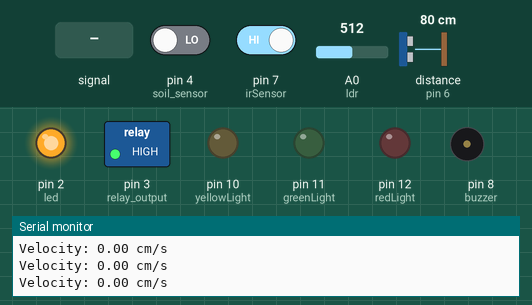
Simulated run of this sketch. Board: Arduino Uno, built with avr-gcc and run on an emulated ATmega328P. Shown: switched loads named in the sketch (green lamp = pin HIGH), output pins drawn as LEDs (lit = HIGH), buzzer (waves = sounding, pin HIGH), the last lines printed to the serial monitor. Wiring (inferred from the names in the program): ultrasonic range finder: trigger pin 5; echo pin 6. The test bench sets the inputs (shaded band); at power-on: distance to the obstacle (sensor on pin 6) 80 cm, A0 (ldr) = 512, pin 7 (irSensor) HIGH, pin 4 (soil_sensor) LOW. The echo pulse lasts 58.3 µs per cm; pins used as bus, display or sensor lines are not drawn.

Above: at 1.2 s.
1.3 s: A0 (ldr) fed a 200 Hz sine of ±81 counts around its level
At 1.52 s:
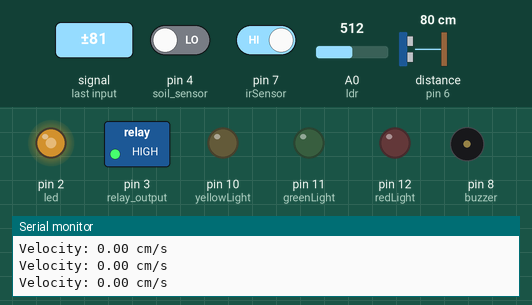
4.3 s: distance to the obstacle (sensor on pin 6) set to 299 cm
7.3 s: A0 (ldr) set to 490
10.3 s: pin 7 (irSensor) driven LOW
At 12.05 s:
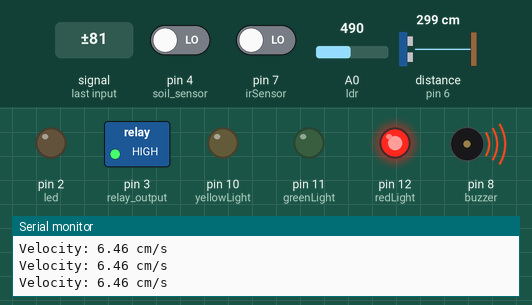
13.3 s: pin 4 (soil_sensor) driven HIGH
At 13.47 s:
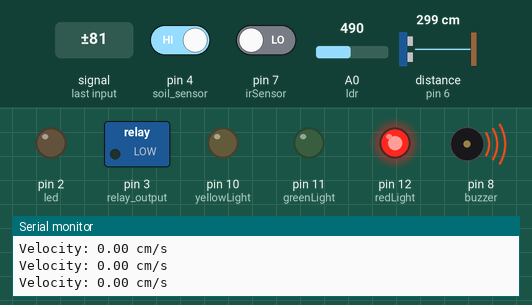
16.3 s: A0 (ldr) fed a 1000 Hz sine of ±255 counts around its level
At 16.55 s:
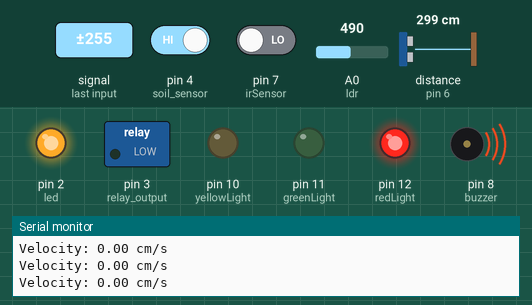
Timing chart, 0 to 23.6 s (numbered marks = the images above; inputs shaded):
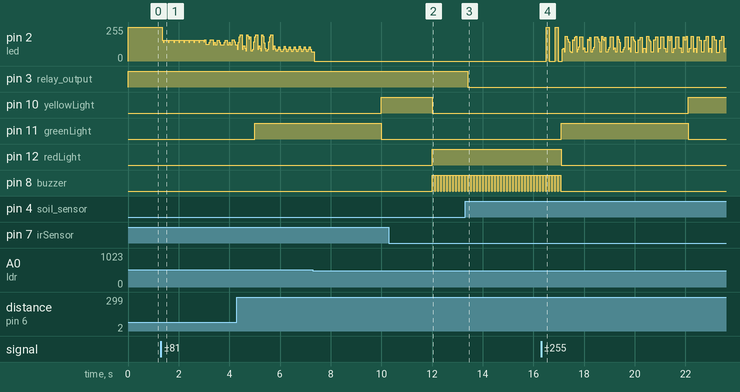

Measured:
- after the input at 10.3 s, pin 8 (buzzer): alternates HIGH for 0.10 s and LOW for 0.02 s, starting after 1.7 s
- after the input at 13.3 s, pin 3 (relay_output): HIGH → LOW after 0.11 s
- after the input at 16.3 s, pin 2 (led): 0/255 → 255/255 after 0.21 s, → 0/255 0.12 s later, → 255/255 0.24 s later, → 0/255 0.12 s later, … (106 changes in this stretch)

The sketch:

sensor_project_code.ino
```cpp
const int trigPin = 5;
const int echoPin = 6;
long duration;
float distance1 = 0.0, distance2 = 0.0, velocity = 0.0;
unsigned long time1 = 0, time2 = 0, previousMillis = 0;
const long interval = 50;
int water;
#define ldr A0
#define led 2
#define irSensor 7
#define buzzer 8
#define redLight 12
#define yellowLight 10
#define greenLight 11

unsigned long lightPreviousMillis = 0;
int lightState = 0; // red=0,green=1,yellow=2
const long redDuration = 5000;
const long greenDuration = 5000;
const long yellowDuration = 2000;

void setup() {
  Serial.begin(9600);
  pinMode(trigPin, OUTPUT);
  pinMode(echoPin, INPUT);
pinMode(3,OUTPUT);//relay output
pinMode(4,INPUT); //soil sensor
  pinMode(led, OUTPUT);
  pinMode(irSensor, INPUT);
  pinMode(buzzer, OUTPUT);


  pinMode(redLight, OUTPUT);
  pinMode(yellowLight, OUTPUT);
  pinMode(greenLight, OUTPUT);
}

void loop() {

   water = digitalRead(4);
  if(water == HIGH)
  {
  digitalWrite(3,LOW);
  }
  else
  {
  digitalWrite(3,HIGH);
  }
  calculateVelocity();

  // LDR and LED logic
  checkLDR();

  // Traffic light sequence
  updateTrafficLights();

  // Check IR sensor and control buzzer
  checkIRSensor();
}

void calculateVelocity() {
  unsigned long currentMillis = millis();

  if (currentMillis - previousMillis >= interval) {
    previousMillis = currentMillis;

    // Measure distance and time
    distance1 = distance2;
    distance2 = measureDistance();
    time1 = time2;
    time2 = currentMillis;

    // Calculate the change in distance and time
    unsigned long deltaTime = time2 - time1; // Time in milliseconds
    float deltaDistance = distance2 - distance1; // Distance in cm

    // Calculate velocity (cm/ms converted to cm/s)
    velocity = (deltaDistance / deltaTime) * 1000; // cm/s

    Serial.print("Velocity: ");
    Serial.print(abs(velocity));
    Serial.println(" cm/s");
    if (abs(velocity) > 40) {
      Serial.println("Speed limit exceeded");
    }
  }
}

float measureDistance() {
  // Clear the trigPin
  digitalWrite(trigPin, LOW);
  delayMicroseconds(2);

  // Sets the trigPin on HIGH state for 10 microseconds
  digitalWrite(trigPin, HIGH);
  delayMicroseconds(10);
  digitalWrite(trigPin, LOW);

  // Reads the echoPin, returns the sound wave travel time in microseconds
  duration = pulseIn(echoPin, HIGH);

  // Calculating the distance
  float distance = duration * 0.034 / 2;

  return distance;
}

void checkLDR() {
  if (analogRead(ldr) < 500) {
    digitalWrite(led, LOW);
  } else {
    digitalWrite(led, HIGH);
  }
}

void checkIRSensor() {
  if (lightState == 0 && digitalRead(irSensor) == LOW) { // If the red light is on and an obstacle is detected
    digitalWrite(buzzer, HIGH);
    delay(100); // Turn on the buzzer for a short time
    digitalWrite(buzzer, LOW);
  } else {
    digitalWrite(buzzer, LOW); // Ensure buzzer is off
  }
}

void updateTrafficLights() {
  unsigned long currentMillis = millis();

  if (lightState == 0 && currentMillis - lightPreviousMillis >= redDuration) {
    // Switch to Green light
    lightState = 1;
    lightPreviousMillis = currentMillis;
    setTrafficLights(LOW, LOW, HIGH);
  } else if (lightState == 1 && currentMillis - lightPreviousMillis >= greenDuration) {
    // Switch to Yellow light
    lightState = 2;
    lightPreviousMillis = currentMillis;
    setTrafficLights(LOW, HIGH, LOW);
  } else if (lightState == 2 && currentMillis - lightPreviousMillis >= yellowDuration) {
    // Switch to Red light
    lightState = 0;
    lightPreviousMillis = currentMillis;
    setTrafficLights(HIGH, LOW, LOW);
  }
}

void setTrafficLights(int redState, int yellowState, int greenState) {
  digitalWrite(redLight, redState);
  digitalWrite(yellowLight, yellowState);
  digitalWrite(greenLight, greenState);
}
```
